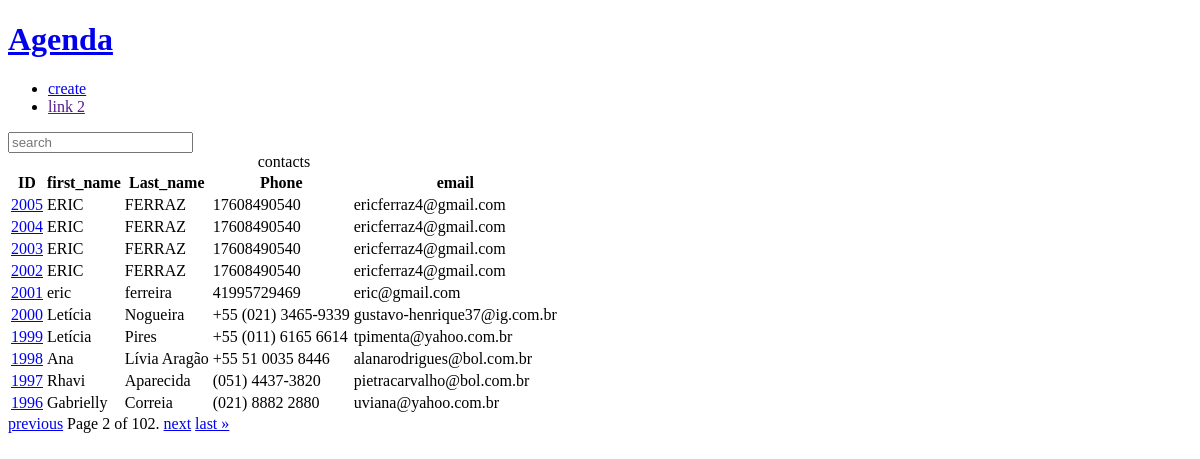
The page /?page=2&q= on the database its author committed.
### contact/models.py (models this page shows, shortened)
class Contact(models.Model):
    first_name = models.CharField(max_length=50)
    last_name = models.CharField(max_length=50,blank=True)
    phone = models.CharField(max_length=15)
    email = models.EmailField(max_length=254, blank=True)
    created_date = models.DateTimeField(default=timezone.now)
    description = models.TextField(blank=True)
    show = models.BooleanField(default=True)
    picture = models.ImageField(upload_to='pictures/%Y/%m', blank=True, null=True)
    Category = models.ForeignKey(
        category,
        on_delete=models.SET_NULL,
        blank=True,
        null=True,
        )

### contact/views/contact_views.py (the view)
# urls.py: path('', views.inedex, name = 'index'),
def inedex (request):
    Contacts = Contact.objects.filter(show = True).order_by('-id')
    paginator = Paginator(Contacts, 10)
    page_number = request.GET.get("page")
    page_obj = paginator.get_page(page_number)
    context = {
        "page_obj": page_obj,
        "site_title" : 'Contatos - '
    }
    return render(
        request,
        "contact/index.html",
        context
        )

### contact/templates/contact/index.html
{% extends "global/base.html" %}
{% block content %}
{% if page_obj %}
    <div class = "responsive-table">
        <table class = "contacts-table">
            <caption class = "table-caption">
                contacts
            </caption>
            <thead>
                <tr class="table-row table-row-header">
                   <th class="table-header">ID</th>
                   <th class="table-header">first_name</th>
                   <th class="table-header">Last_name</th>
                   <th class="table-header">Phone</th>
                   <th class="table-header">email</th>
                </tr>
            </thead>
            <tbody>
                {%for contact in page_obj%}
                    <tr class="table-row">
                        <td class="table-cel">
                         <a
                            class="table-link"
                            href="{% url 'contact:contact' contact.id %}"
                            >
                            {{contact.id}}
                         </a>
                        </td>
                        <td class="table-cel">
                            {{contact.first_name}}
                        </td>
                        <td class="table-cel">
                             {{contact.last_name}}
                        </td>
                        <td class="table-cel">
                             {{contact.phone}}
                        </td>
                        <td class="table-cel">
                             {{contact.email}}
                        </td>
                    </tr>
                {% endfor %}
            </tbody>
        </table>
    </div>
    {% else %}
    <div class="single-contact">
      <h1 class="single-contact-name">
        NENHUM CONTATO ECONTRADO
      </h1>
    </div>
{% endif %}
{% endblock content%}

### base_static/global/css/style.css (style rules this page uses)
body { background-color: #ffffff; }
.responsive-table { width: 100%; overflow-x: auto; }

### rows shown on the page
Contact: id "2005", first_name "ERIC", last_name "FERRAZ", phone "17608490540", email "ericferraz4@gmail.com"
Contact: id "2004", first_name "ERIC", last_name "FERRAZ", phone "17608490540", email "ericferraz4@gmail.com"
Contact: id "2003", first_name "ERIC", last_name "FERRAZ", phone "17608490540", email "ericferraz4@gmail.com"
Contact: id "2002", first_name "ERIC", last_name "FERRAZ", phone "17608490540", email "ericferraz4@gmail.com"
Contact: id "2001", first_name "eric", last_name "ferreira", phone "41995729469", email "eric@gmail.com"
Contact: id "2000", first_name "Letícia", last_name "Nogueira", phone "+55 (021) 3465-9339", email "gustavo-henrique37@ig.com.br"
Contact: id "1999", first_name "Letícia", last_name "Pires", phone "+55 (011) 6165 6614", email "tpimenta@yahoo.com.br"
Contact: id "1998", first_name "Ana", last_name "Lívia Aragão", phone "+55 51 0035 8446", email "alanarodrigues@bol.com.br"
Contact: id "1997", first_name "Rhavi", last_name "Aparecida", phone "(051) 4437-3820", email "pietracarvalho@bol.com.br"
Contact: id "1996", first_name "Gabrielly", last_name "Correia", phone "(021) 8882 2880", email "uviana@yahoo.com.br"

### other values the page prints
{{ page_obj.number }} "2"
{{ page_obj.paginator.num_pages }} "102"
